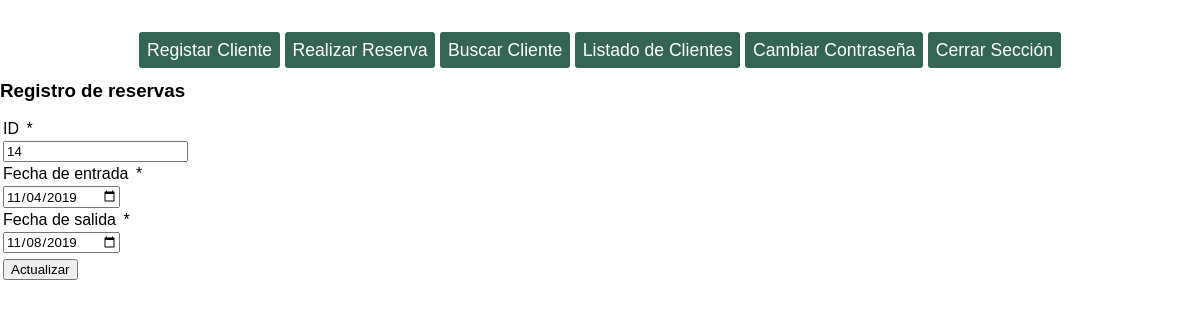
Screenshot of /gestionarReservaView.php?editar=14 (signed in) with the database file from the repository.
### tables this page shows
CREATE TABLE `reservas` (
  `id_reserva` int(11) NOT NULL AUTO_INCREMENT,
  `id_cliente` int(11) NOT NULL,
  `entrada` date NOT NULL,
  `salida` date NOT NULL,
  PRIMARY KEY (`id_reserva`),
  KEY `fk_reservas_clientes` (`id_cliente`),
  CONSTRAINT `fk_reservas_clientes` FOREIGN KEY (`id_cliente`) REFERENCES `clientes` (`id_cliente`)
);

### libreria.php (called while the page is built, shortened)
<?php
class Basedatos {
    public $db;
function __construct() {
  $this->db= $this->conectar(DB_HOST,DB_USERNAME,DB_PASSWORD,DB_NAME);
}
public function conectar($pdb_host,$pdb_user,$pdb_pass,$pdb_name){
	$db= new mysqli($pdb_host,$pdb_user,$pdb_pass,$pdb_name);
   return $db;
}
function get_reserva($pid_reserva){
   $consulta="SELECT * FROM reservas WHERE id_reserva={$pid_reserva}";
   $resultado=$this->db->query($consulta);
   $fila=$resultado->fetch_assoc();
   return $fila;
}
}
?>

### gestionarReservaView.php (the view, shortened to what this page needs)
<?php
require('libreria.php');
$basedatos= new Basedatos();
$id_reserva=$_GET['editar'];
$fila=$basedatos->get_reserva($id_reserva);
 ?>
<!DOCTYPE html>
<html lang="en">
<head>
    <link rel="stylesheet" href="style.css">
</head>
<body>
	<section id="registro_reservas">
		<h3>Registro de reservas</h3>
		<form action="controladorReservaView.php" method="POST">
			<div><label for="id_reserva">ID </label>*</div>
			<div><input type="text" name="id_reserva" id="id_reserva" value="<?php echo $fila['id_reserva']?>"></div>
			<div><label for="entrada">Fecha de entrada</label> *</div>
			<div><input type="date" name="entrada" id="entrada" value="<?php echo $fila['entrada']?>"></div>
            <div><label for="salida">Fecha de salida</label> *</div>
			<div><input type="date" name="salida" id="salida" value="<?php echo $fila['salida']?>"></div>
			<div><input type="submit" name="actualizar_reserva" value="Actualizar"></div>
		</form>
	</section>
</body>
</html>

### style.css (style rules this page uses)
* { font-family: sans-serif; box-sizing: border-box; }
body,html { margin: 0; padding: 0; height: 100%; }
input,label { margin:3px; }
a { text-decoration: none; padding:8px; box-sizing: border-box; font-size: 1.1em; font-family: sans-serif; color:#346454; }
#header_nav { display:flex; justify-content: center; padding-top:40px; }
#nav_principal { width: 80%; text-align: center; }
#nav_principal a { background-color:#346454; border-radius: 3px; color: white; }

### rows the page displays
reservas: id_reserva "14", entrada "11/04/2019", salida "11/08/2019"
